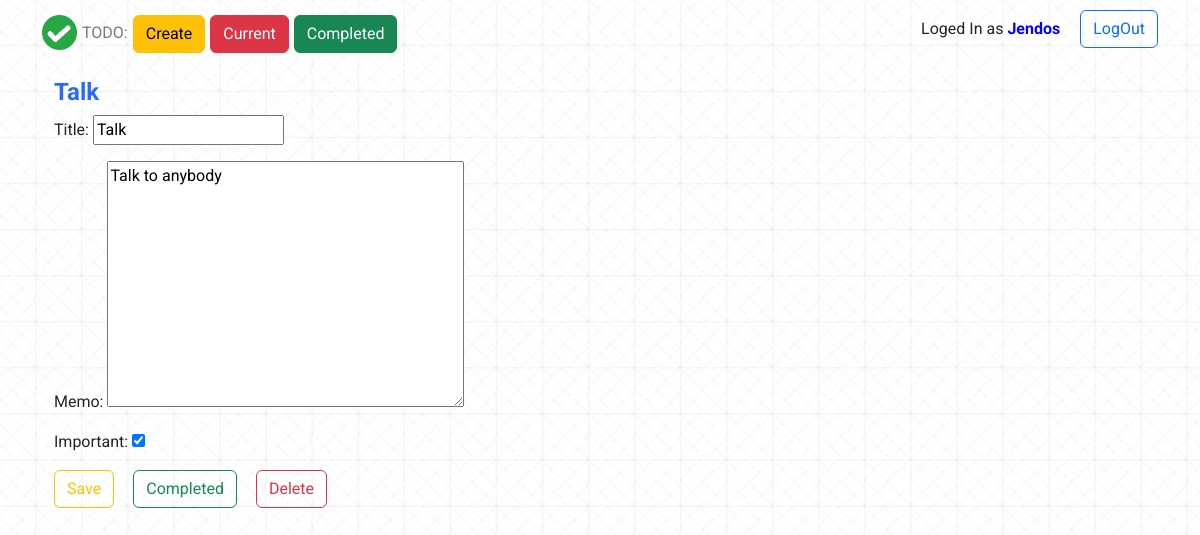
The app's page /todo/12 (signed in) with its own data.
### todo/models.py (models this page shows, shortened)
class ToDo(models.Model):
    title = models.CharField(max_length=100)
    memo = models.TextField(blank=True)
    date = models.DateTimeField(auto_now_add=True)
    date_completed = models.DateTimeField(null=True, blank=True)
    important = models.BooleanField(default=False)
    user = models.ForeignKey(User, on_delete=models.CASCADE)

### todo/views.py (the view, shortened to what this page needs)
# urls.py: path('todo/<int:todo_pk>', views.viewtodo, name = 'viewtodo'),
@login_required
def viewtodo(request, todo_pk):
    todo = get_object_or_404(ToDo, pk=todo_pk, user=request.user)
    if request.method == 'GET':
        form = FormTodo(instance=todo, )
        return render(request, 'todo/viewtodo.html', {'todo':todo, 'form':form})

### todo/forms.py
class FormTodo(ModelForm):
    class Meta:
        model = ToDo
        fields = ['title', 'memo', 'important']

### todo/templates/todo/viewtodo.html (shortened to what this page needs)
{% extends 'todo/base.html' %}
{% block content %}
<div class="container">
    <div class="view-block">
        <div class="view-header">
            <h4>{{ todo.title }}</h4>
        </div>
        <div class="view-form">
            {% if todo.date_completed %}
            <h5>{{ todo.memo }}</h5>
            <h6>Completed: {{ todo.date_completed|date:'M j Y H:i' }}</h6>
            {% else %}
            <form method="POST">
            {{ form.as_p }}
        </div>
            <div class="col-md-3">
                <div class="view-btns">
                    <button type="submit" name="button" class="btn btn-outline-warning">Save</button>
                    <form method="POST" action="{% url 'completetodo' todo.id %}">
                    <button type="submit" name="button" class="btn btn-outline-success">Completed</button>
                    </form>
                    <form method="POST" action="{% url 'deletetodo' todo.id %}">
                    <button type="submit" name="button" class="btn btn-outline-danger">Delete</button>
                    </form>
                </div>
            </div>
        {% endif %}
    </div>
</div>
{% endblock %}

### todo/templates/todo/base.html (shortened to what this page needs)
{% load static %}
<!doctype html>
<html lang="en">
  <head>
    <link href="https://cdn.jsdelivr.net/npm/bootstrap@5.2.0-beta1/dist/css/bootstrap.min.css" rel="stylesheet">
    <link rel="stylesheet" href="{% static 'css/style.css'%}">
  </head>
  <body>
    <div class="header">
        <div class="container">
            <nav>
                <div class="menu col-md-8">
                    <div class="menu_btn">
                        <a class="logo-ref" href="/">
                            <img src="{% static 'img/Logo.png' %}" width="35" height="35" class="d-inline-block align-top" alt="Logo">
                            <div class="logo_title">TODO:</div>
                        </a>
                        <a href="{% url 'createtodo' %}">
                            <button type="button" class="btn btn-warning">Create</button>
                        </a>
                        <a href="{% url 'currenttodos' %}">
                            <button type="button" class="btn btn-danger">Current</button>
                        </a>
                        <a href="{% url 'completedtodos' %}">
                            <button type="button" class="btn btn-success">Completed</button>
                        </a>
                    </div>
                </div>
                <div class="logout col-md-4">
                    {% if user.is_authenticated  %}
                    <div class="user_name_loggin">Loged In as <span>{{ user.username }}</span></div>
                    <form  action="{% url 'logoutuser' %}" method="POST">
                    <button type="submit" class="btn btn-outline-primary">LogOut</button>
                    </form>
                    {% endif %}
                </div>
            </nav>
        </div>
    </div>
    <div class="container">
        {% block content %}{% endblock %}
    </div>
  </body>
</html>

### static/css/style.css (style rules this page uses)
body { font-family: Roboto; background: url('../img/bg_middle.jpg') center center/ cover repeat; }
nav { margin-top: 10px; display: flex; }
.menu { display: flex; align-content: center; padding: 5px 0 5px 0; }
.menu .menu_btn { display: flex; }
.menu .logo-ref { display: flex; }
.menu a { margin-right: 5px; text-decoration: none; }
.menu .menu_btn .logo_title { color:rgb(122, 122, 122); text-align: center; line-height: 36px; }
.menu .menu_btn img { margin-right: 5px; }
.logout { display: flex; justify-content: right; align-content: center; }
.logout .user_name_loggin { margin-right: 20px; padding: 7px 0 5px 0; }
.logout .user_name_loggin span { color: blue; font-weight: bold; }
.view-block { margin-top: 20px; }
.view-btns { display: flex; justify-content: space-between; }
.view-header h4 { color:rgba(0, 76, 255, 0.841); font-weight: bold; }

### records on screen
ToDo: title "Talk", memo "Talk to anybody", important "☑"

### other values on screen
{{ user.username }} "Jendos"
